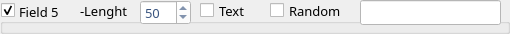
           <widget class="QGroupBox" name="gbFFG_4">
            <property name="enabled">
             <bool>true</bool>
            </property>
            <property name="minimumSize">
             <size>
              <width>200</width>
              <height>25</height>
             </size>
            </property>
            <property name="font">
             <font>
              <family>Sans Serif</family>
              <pointsize>10</pointsize>
              <weight>9</weight>
              <italic>false</italic>
              <bold>false</bold>
             </font>
            </property>
            <property name="title">
             <string>Field 5</string>
            </property>
            <property name="alignment">
             <set>Qt::AlignBottom|Qt::AlignLeading|Qt::AlignLeft</set>
            </property>
            <property name="flat">
             <bool>true</bool>
            </property>
            <property name="checkable">
             <bool>true</bool>
            </property>
            <widget class="QSpinBox" name="sbxFFG_4">
             <property name="enabled">
              <bool>true</bool>
             </property>
             <property name="geometry">
              <rect>
               <x>140</x>
               <y>0</y>
               <width>51</width>
               <height>25</height>
              </rect>
             </property>
             <property name="styleSheet">
              <string notr="true">background-color: rgb(255, 255, 255);
color: rgb(57, 84, 127);</string>
             </property>
             <property name="minimum">
              <number>1</number>
             </property>
             <property name="maximum">
              <number>255</number>
             </property>
             <property name="value">
              <number>50</number>
             </property>
            </widget>
            <widget class="QLineEdit" name="txtFFG_4">
             <property name="enabled">
              <bool>false</bool>
             </property>
             <property name="geometry">
              <rect>
               <x>360</x>
               <y>0</y>
               <width>141</width>
               <height>25</height>
              </rect>
             </property>
             <property name="styleSheet">
              <string notr="true">background-color: rgb(255, 255, 255);
color: rgb(57, 84, 127);</string>
             </property>
             <property name="inputMask">
              <string/>
             </property>
             <property name="text">
              <string/>
             </property>
             <property name="maxLength">
              <number>32767</number>
             </property>
             <property name="alignment">
              <set>Qt::AlignCenter</set>
             </property>
            </widget>
            <widget class="QLabel" name="labFFG_4">
             <property name="geometry">
              <rect>
               <x>80</x>
               <y>0</y>
               <width>51</width>
               <height>21</height>
              </rect>
             </property>
             <property name="text">
              <string>-Lenght</string>
             </property>
            </widget>
            <widget class="QCheckBox" name="cbxFFG_RANDOM_4">
             <property name="geometry">
              <rect>
               <x>270</x>
               <y>0</y>
               <width>81</width>
               <height>21</height>
              </rect>
             </property>
             <property name="cursor">
              <cursorShape>PointingHandCursor</cursorShape>
             </property>
             <property name="text">
              <string>Random</string>
             </property>
            </widget>
            <widget class="QCheckBox" name="cbxFFG_TEXT_4">
             <property name="geometry">
              <rect>
               <x>200</x>
               <y>0</y>
               <width>61</width>
               <height>21</height>
              </rect>
             </property>
             <property name="cursor">
              <cursorShape>PointingHandCursor</cursorShape>
             </property>
             <property name="text">
              <string>Text</string>
             </property>
            </widget>
           </widget>
